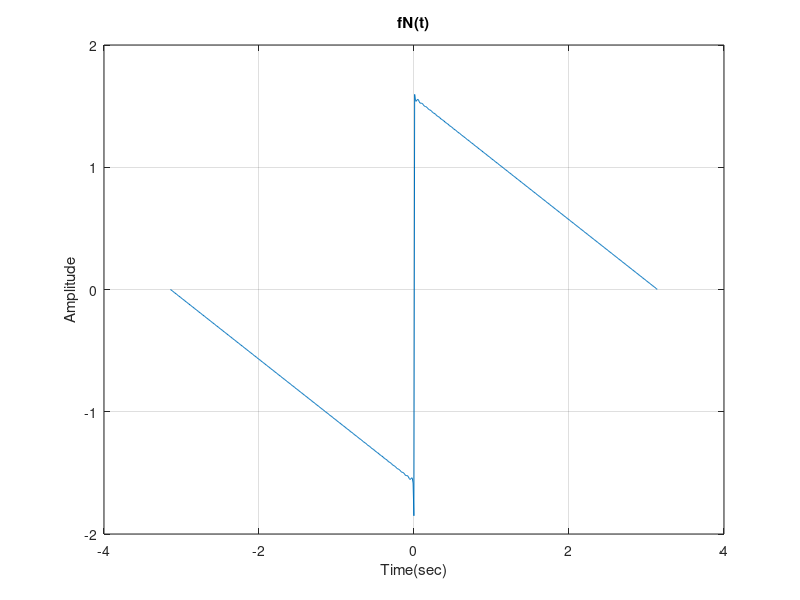

MATLAB code to generate this figure:
 f = @(n,t)(sin(n*t)./n);
 N = [5,10,50,100,200,500,1000,2000];
 for i = 1:length(N)
     n = 1:N(i);
     x = -pi:0.01:pi;
     res = zeros(size(x));
     for ii = 1:length(x)
          res(ii)=sum(f(n,x(ii)));
     end
     plot(x,res);
     grid on;
     title('fN(t)');
     xlabel('Time(sec)');
     ylabel('Amplitude');
    % pause(1);
 end
